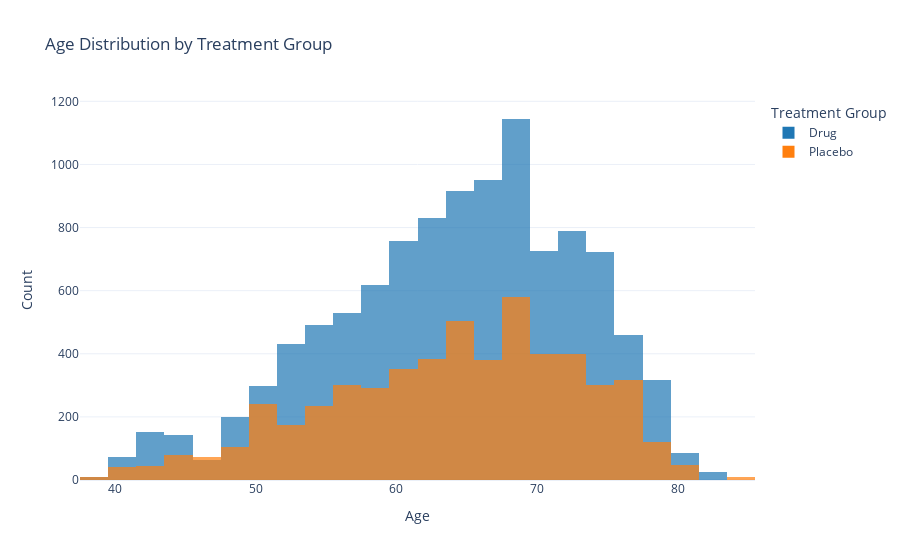

This figure's notebook cell:
### Markdown cell above
### Q3. Investigating if there is a significant difference in ages between the Drug and Placebo groups

### Code cell
color_map = {
    "Drug": "#1f77b4",  # Blue
    "Placebo": "#ff7f0e"  # Orange
}

# Creating an interactive histogram 
fig = px.histogram(
    drug_safety,
    x="age",
    color="trx",
    barmode='overlay',
    title="Age Distribution by Treatment Group",
    labels={"age": "Age", "trx": "Treatment Group"},
    opacity=0.7,
    nbins=30,
    color_discrete_map=color_map
)

# Updating layout for better visualization
fig.update_layout(
    xaxis_title="Age",
    yaxis_title="Count",
    legend_title="Treatment Group",
    template="plotly_white"
)

# Display the interactive plot
fig.show()

### Figure 1 — Plotly figure (JSON) as saved in the notebook; plotly's stock layout.template omitted (floating-point values rounded to 4 significant figures; data arrays with more than 128 entries replaced by an {"elided": "..."} marker saying what was removed)
{"data": [{"alignmentgroup": "True", "bingroup": "x", "hovertemplate": "Treatment Group=Drug<br>Age=%{x}<br>count=%{y}<extra></extra>", "legendgroup": "Drug", "marker": {"color": "#1f77b4", "opacity": 0.7, "pattern": {"shape": ""}}, "name": "Drug", "nbinsx": 30, "offsetgroup": "Drug", "orientation": "v", "showlegend": true, "type": "histogram", "x": {"elided": "10727 int values"}, "xaxis": "x", "yaxis": "y"}, {"alignmentgroup": "True", "bingroup": "x", "hovertemplate": "Treatment Group=Placebo<br>Age=%{x}<br>count=%{y}<extra></extra>", "legendgroup": "Placebo", "marker": {"color": "#ff7f0e", "opacity": 0.7, "pattern": {"shape": ""}}, "name": "Placebo", "nbinsx": 30, "offsetgroup": "Placebo", "orientation": "v", "showlegend": true, "type": "histogram", "x": {"elided": "5376 int values"}, "xaxis": "x", "yaxis": "y"}], "layout": {"barmode": "overlay", "legend": {"title": {"text": "Treatment Group"}, "tracegroupgap": 0}, "title": {"text": "Age Distribution by Treatment Group"}, "xaxis": {"anchor": "y", "domain": [0, 1], "title": {"text": "Age"}}, "yaxis": {"anchor": "x", "domain": [0, 1], "title": {"text": "Count"}}}}
